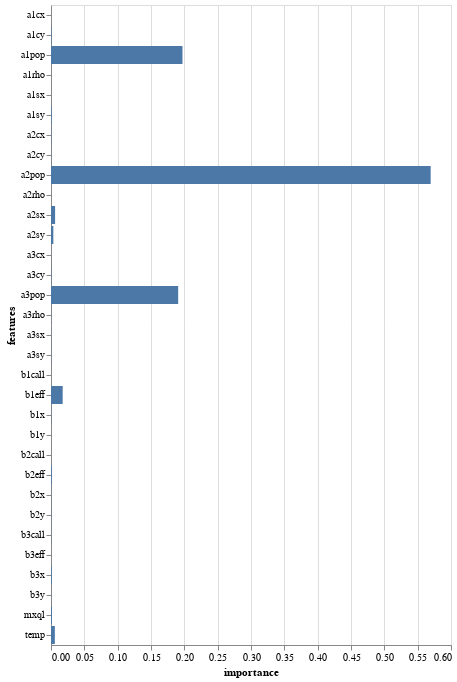

Source (notebook cell):
### Markdown cell above
From this output, we can see the variables a1cy and a1sy have the highest value, so they are more important for predicting the target variable than the three other variables shown here.

### Code cell
# plot bar chart using altair of feature importance
alt.Chart(df_feature_imp).mark_bar().encode(x='importance', y='features')

### Figure 1 — Vega-Lite specification as saved in the notebook (floating-point values rounded to 4 significant figures)
{"config": {"view": {"continuousWidth": 400, "continuousHeight": 300}}, "data": {"name": "data-54f2cc016be19e36973a4fc50747331c"}, "mark": "bar", "encoding": {"x": {"type": "quantitative", "field": "importance"}, "y": {"type": "nominal", "field": "features"}}, "$schema": "https://vega.github.io/schema/vega-lite/v4.8.1.json", "datasets": {"data-54f2cc016be19e36973a4fc50747331c": [{"features": "a1cx", "importance": 0.0}, {"features": "a1cy", "importance": 0.0007564}, {"features": "a1sx", "importance": 8.894e-05}, {"features": "a1sy", "importance": 0.0009463}, {"features": "a1rho", "importance": 4.082e-05}, {"features": "a1pop", "importance": 0.1972}, {"features": "a2cx", "importance": 0.0005036}, {"features": "a2cy", "importance": 0.000232}, {"features": "a2sx", "importance": 0.006152}, {"features": "a2sy", "importance": 0.003525}, {"features": "a2rho", "importance": 0.0}, {"features": "a2pop", "importance": 0.5695}, {"features": "a3cx", "importance": 0.0001136}, {"features": "a3cy", "importance": 0.0004906}, {"features": "a3sx", "importance": 0.0001879}, {"features": "a3sy", "importance": 0.0003206}, {"features": "a3rho", "importance": 0.000213}, {"features": "a3pop", "importance": 0.1908}, {"features": "temp", "importance": 0.005756}, {"features": "b1x", "importance": 0.0004679}, {"features": "b1y", "importance": 0.0}, {"features": "b1call", "importance": 0.0}, {"features": "b1eff", "importance": 0.01752}, {"features": "b2x", "importance": 0.0003519}, {"features": "b2y", "importance": 0.0004859}, {"features": "b2call", "importance": 2.897e-05}, {"features": "b2eff", "importance": 0.001272}, {"features": "b3x", "importance": 0.001121}, {"features": "b3y", "importance": 0.000198}, {"features": "b3call", "importance": 0.0003012}, {"features": "b3eff", "importance": 0.0}, {"features": "mxql", "importance": 0.001449}]}}
